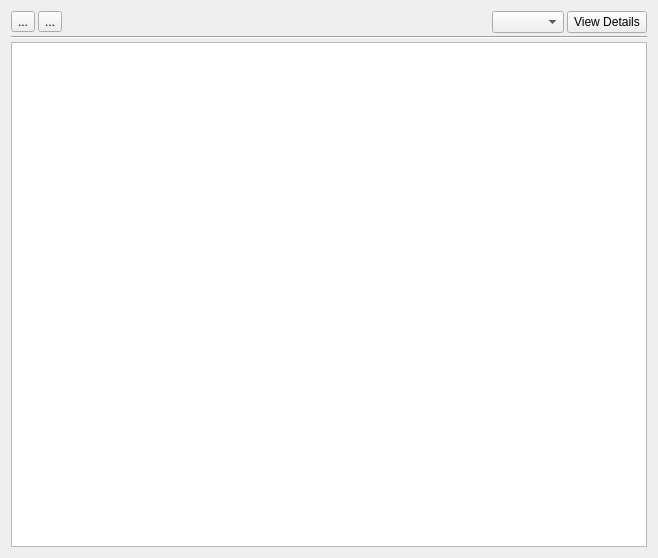
<?xml version="1.0" encoding="UTF-8"?>
<ui version="4.0">
 <class>Form</class>
 <widget class="QWidget" name="Form">
  <property name="geometry">
   <rect>
    <x>0</x>
    <y>0</y>
    <width>658</width>
    <height>558</height>
   </rect>
  </property>
  <property name="windowTitle">
   <string>Form</string>
  </property>
  <layout class="QVBoxLayout" name="verticalLayout">
   <property name="spacing">
    <number>3</number>
   </property>
   <item>
    <widget class="QWidget" name="widget" native="true">
     <layout class="QHBoxLayout" name="horizontalLayout">
      <property name="spacing">
       <number>3</number>
      </property>
      <property name="leftMargin">
       <number>0</number>
      </property>
      <property name="topMargin">
       <number>0</number>
      </property>
      <property name="rightMargin">
       <number>0</number>
      </property>
      <property name="bottomMargin">
       <number>0</number>
      </property>
      <item>
       <widget class="QToolButton" name="toolButton">
        <property name="text">
         <string>...</string>
        </property>
        <property name="icon">
         <iconset>
          <normaloff>../../../../../home/sonarjit/Downloads/back.png</normaloff>../../../../../home/sonarjit/Downloads/back.png</iconset>
        </property>
       </widget>
      </item>
      <item>
       <widget class="QToolButton" name="toolButton_2">
        <property name="text">
         <string>...</string>
        </property>
        <property name="icon">
         <iconset>
          <normaloff>../../../../../home/sonarjit/Downloads/database-storage.png</normaloff>../../../../../home/sonarjit/Downloads/database-storage.png</iconset>
        </property>
       </widget>
      </item>
      <item>
       <spacer name="horizontalSpacer">
        <property name="orientation">
         <enum>Qt::Orientation::Horizontal</enum>
        </property>
        <property name="sizeHint" stdset="0">
         <size>
          <width>405</width>
          <height>20</height>
         </size>
        </property>
       </spacer>
      </item>
      <item>
       <widget class="QComboBox" name="comboBox"/>
      </item>
      <item>
       <widget class="QPushButton" name="pushButton">
        <property name="text">
         <string>View Details</string>
        </property>
       </widget>
      </item>
     </layout>
    </widget>
   </item>
   <item>
    <widget class="Line" name="line">
     <property name="orientation">
      <enum>Qt::Orientation::Horizontal</enum>
     </property>
    </widget>
   </item>
   <item>
    <widget class="QTableWidget" name="tableWidget"/>
   </item>
  </layout>
 </widget>
 <resources/>
 <connections/>
</ui>
